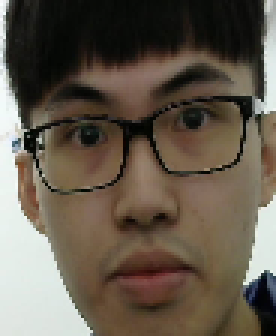
//> input picture server/Picture/1.pgm, 92 x 112 px (shown 3 times larger)
$ ./ROI_Face 1.pgm   (built with g++ and OpenCV 4)
//> lines starting //> are read from the running program, lines starting //| are printed output that depends on the picture
/** g++ resize.cpp -o resize `pkg-config --cflags --libs opencv` **/
#include <opencv2/opencv.hpp>
#include <iostream>
#include <stdio.h>

using namespace std;
using namespace cv;

/** Print error message **/
void PANIC(char *msg);
#define PANIC(msg){perror(msg); exit(-1);}

/** Gloabal variables **/
String face_cascade_name = "../Source/haarcascade_frontalface_default.xml";
// String eyes_cascade_name = "Source/haarcascade_eye_tree_eyeglasses.xml";
CascadeClassifier face_cascade; // Define the face classifier
// CascadeClassifier eyes_cascade; // Define the eyes classifier

int main(int argc, char *argv[]){
	Mat image_gray;
	std::vector<Rect> faces;

	if(argc<2){
		printf("Please enter the filename of picture\n");
		printf("eg: ./resize picture.jpg 1.jpg\n");
		exit(-1);
	}

	char *filename = argv[1];
	char *output = argv[2];

	if (!face_cascade.load(face_cascade_name))
		PANIC("Error loading face cascade");
	// if (!eyes_cascade.load(eyes_cascade_name))
		// PANIC("Error loading eyes cascade");

    Mat image = imread(filename, IMREAD_COLOR);
//> image is the input picture: 112 rows x 92 cols, CV_8UC3; mean B, G, R 77, 90, 100.1

    cvtColor(image, image_gray, COLOR_BGR2GRAY);
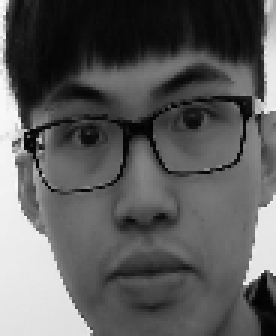
//> image_gray: 112 rows x 92 cols, CV_8UC1 (shown 3 times larger); min 2, max 252, mean 91.6
    equalizeHist(image_gray, image_gray);
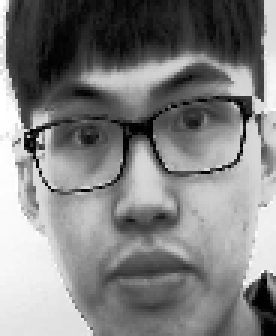
//> image_gray: 112 rows x 92 cols, CV_8UC1 (shown 3 times larger); min 0, max 255, mean 128.5

    // Detect faces of different sizes using cascade classifier
    face_cascade.detectMultiScale(image_gray, faces, 1.03, 5, CV_HAAR_SCALE_IMAGE, Size(30, 30));
//> faces = empty

    for (size_t j = 0; j < faces.size(); j++){
        Mat faceROI = image(faces[j]);
        Mat MyFace;

        if (faceROI.cols > 100){
            resize(faceROI, MyFace, Size(92, 112));
            imwrite(output, MyFace);
            imshow("ii", MyFace);
            cout << MyFace.cols << ", " << MyFace.rows << endl;
        }
        waitKey(10);
    }
//> this loop made 0 passes

    return 0;
}

$ run again, on server/Picture/11.pgm
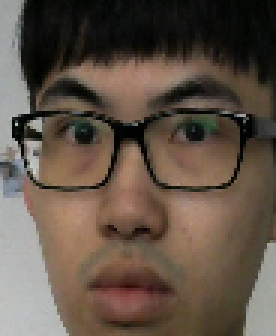
//> input picture server/Picture/11.pgm, 92 x 112 px (shown 3 times larger)
//> image is the input picture: 112 rows x 92 cols, CV_8UC3; mean B, G, R 71, 82.9, 96.6
//> `cvtColor(image, image_gray, COLOR_BGR2GRAY);`:
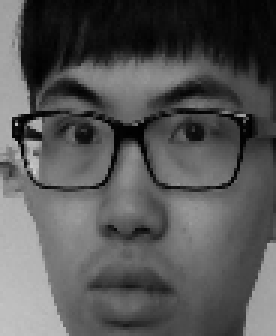
//> image_gray: 112 rows x 92 cols, CV_8UC1 (shown 3 times larger); min 0, max 207, mean 85.6
//> `equalizeHist(image_gray, image_gray);`:
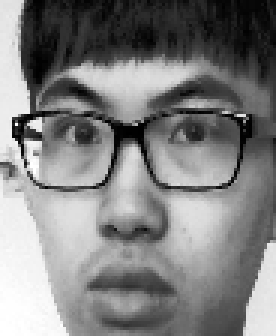
//> image_gray: 112 rows x 92 cols, CV_8UC1 (shown 3 times larger); min 0, max 255, mean 128.4
//> faces = empty

$ run again, on server/Picture/12.pgm
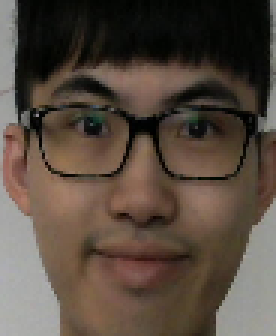
//> input picture server/Picture/12.pgm, 92 x 112 px (shown 3 times larger)
//> image is the input picture: 112 rows x 92 cols, CV_8UC3; mean B, G, R 63.8, 74.3, 87
//> `equalizeHist(image_gray, image_gray);`:
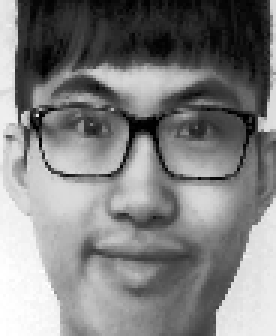
//> image_gray: 112 rows x 92 cols, CV_8UC1 (shown 3 times larger); min 0, max 255, mean 128.5
//> faces = 1 Rect (x, y, width, height): [6, 16, 84, 84]
//> the loop `for (size_t j = 0; j < faces.size(); j++)` made 1 pass
//> pass 1, `Mat faceROI = image(faces[j]);`:
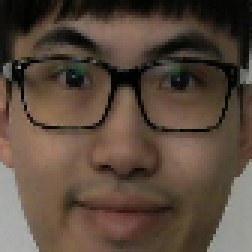
//> faceROI: 84 rows x 84 cols, CV_8UC3 (shown 3 times larger); mean B, G, R 60.7, 73.2, 89.4

$ run again, on server/Picture/2.pgm
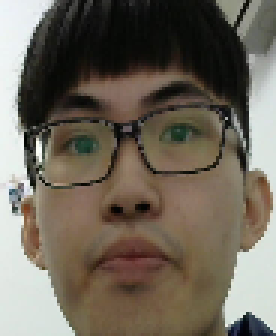
//> input picture server/Picture/2.pgm, 92 x 112 px (shown 3 times larger)
//> image is the input picture: 112 rows x 92 cols, CV_8UC3; mean B, G, R 90.4, 102.7, 110.5
//> `equalizeHist(image_gray, image_gray);`:
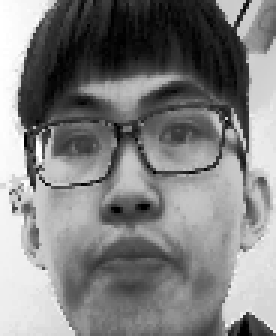
//> image_gray: 112 rows x 92 cols, CV_8UC1 (shown 3 times larger); min 0, max 255, mean 128.6
//> faces = 1 Rect (x, y, width, height): [3, 11, 83, 83]
//> the loop `for (size_t j = 0; j < faces.size(); j++)` made 1 pass
//> pass 1, `Mat faceROI = image(faces[j]);`:
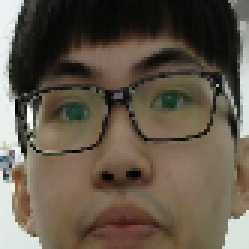
//> faceROI: 83 rows x 83 cols, CV_8UC3 (shown 3 times larger); mean B, G, R 74.3, 87.7, 98.4
